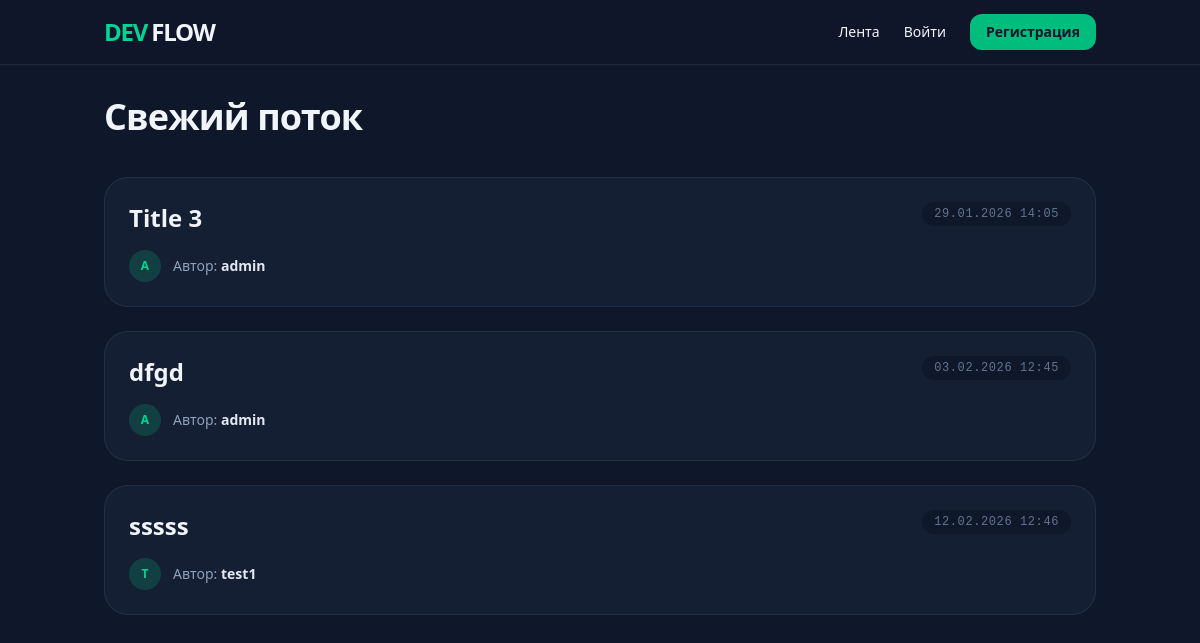
Before: / with the older database file.
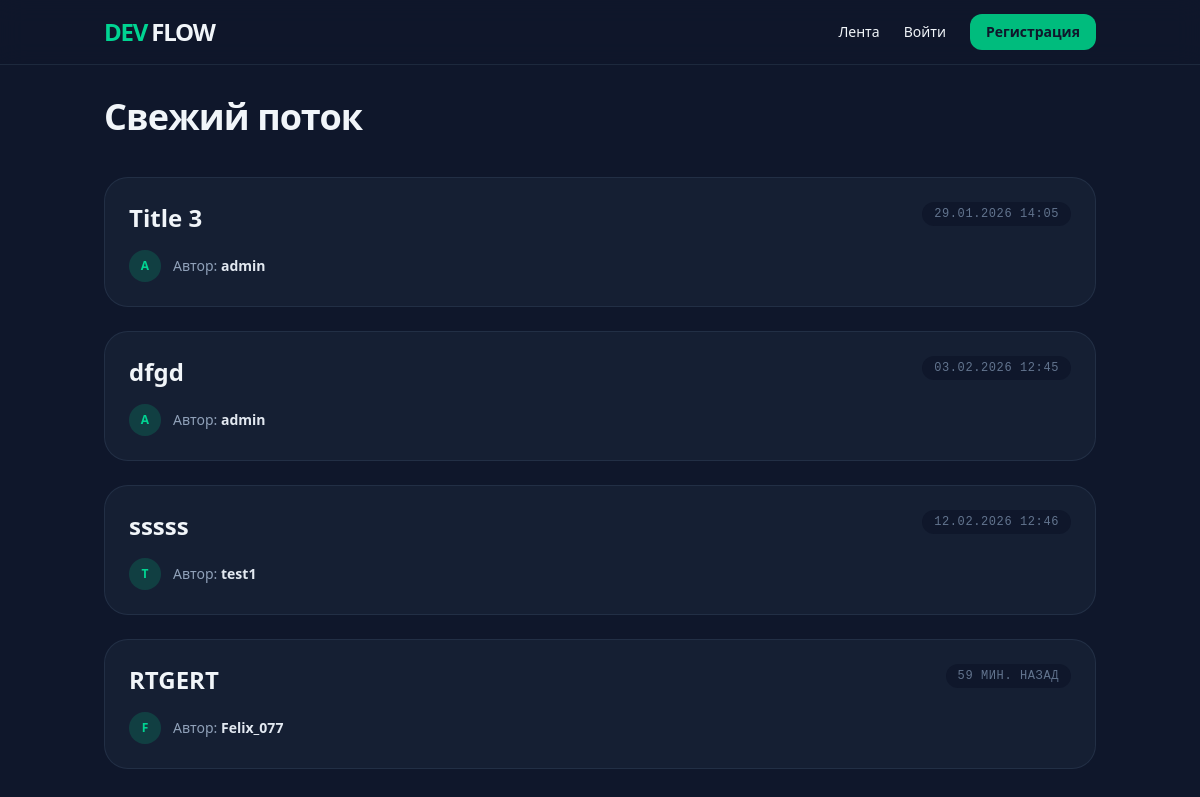
After: the same page with the newer database file.
### post/models.py (models this page shows, shortened)
class Post(models.Model):
    title = models.CharField(max_length=100)
    content = models.TextField()
    created_at = models.DateTimeField(auto_now_add=True)
    author = models.ForeignKey(User, on_delete=models.CASCADE)

### post/views.py (the view)
# urls.py: path('', views.post_list, name='post_list'),
def post_list(request):
    posts = Post.objects.all()
    return render(request, 'post/post_list.html', {'posts': posts})

### post/templatetags/post_extras.py (called while the page is built)
@register.filter
def smart_time(value):
    if not value:
        return ""
    now = timezone.now()
    diff = now - value
    if diff < timedelta(hours=12):
        total_seconds = int(diff.total_seconds())
        hours = total_seconds // 3600
        minutes = (total_seconds % 3600) // 60
        if hours > 0:
            return f'{hours}ч. назад'
        return f'{minutes} мин. назад'
    if value.date() == now.date():
        return f'Сегодня в {value.strftime("%H:%M")}'
    if value.date() == now.date() - timedelta(days=1):
        return f'Вчера в {value.strftime("%H:%M")}'
    return f'{value.strftime("%d.%m.%Y %H:%M")}'

### post/templates/post/post_list.html (shortened to what this page needs)
{% extends 'base.html' %}
{% load post_extras %}
{% block content %}
<div class="flex justify-between items-center mb-10">
    <h1 class="text-4xl font-extrabold tracking-tight">Свежий поток</h1>
</div>
<div class="grid gap-6">
    {% for post in posts %}
    <article class="group bg-slate-800/50 border border-slate-700/50 p-6 rounded-3xl hover:border-emerald-500/50 transition-all hover:shadow-2xl hover:shadow-emerald-500/5">
        <div class="flex justify-between items-start mb-4">
            <a href="{% url 'post_details' post.id %}" class="text-2xl font-bold group-hover:text-emerald-400 transition-colors">
                {{ post.title }}
            </a>
            <span class="text-xs font-mono text-slate-500 bg-slate-900 px-3 py-1 rounded-full uppercase tracking-wider">
                {{ post.created_at|smart_time }}
            </span>
        </div>
        <div class="flex items-center gap-3">
            <div class="w-8 h-8 rounded-full bg-emerald-500/20 flex items-center justify-center text-emerald-400 font-bold text-xs">
                {{ post.author.username|slice:":1"|upper }}
            </div>
            <h4 class="text-slate-400 text-sm">Автор: <span class="text-slate-200 font-semibold">{{ post.author }}</span></h4>
        </div>
    </article>
    {% empty %}
    <div class="text-center py-20 bg-slate-800/20 rounded-3xl border-2 border-dashed border-slate-700">
        <p class="text-slate-500">Здесь пока пусто. Станьте первым, кто создаст пост!</p>
    </div>
    {% endfor %}
</div>
{% endblock %}

Changed rows visible on the page:
added Post: title "RTGERT", created_at|smart_time "59 МИН. НАЗАД", author.username "F", author "Felix_077"
